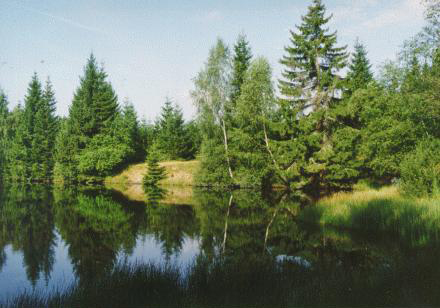
#> input picture data/pic.jpg, 440 x 308 px, given in place of Demoiselle_Crane.jpg, which was not available
$ python real_input_testing.py
#> lines starting #> are read from the running program, lines starting #| are printed output that depends on the picture; pictures that were not available may be replaced by others from this repository, and a replacement may not be noted
### flyConvol.py
import math
import numpy
import numpy as np


class PhotoreceptorImageConverter:
    def __init__(self, kernel: np.array, pic_shape: (int, int), photoreceptor_num: int):
        # Assumption: kernel_size is an odd number
        self.kernel = kernel
        self.horizontal: int = numpy.sqrt((pic_shape[1] * photoreceptor_num) / pic_shape[0]).round().astype(int)
        if self.horizontal < 1:
            self.horizontal = 1
        self.vertical = round(photoreceptor_num / self.horizontal)
        self.h_stride = round(pic_shape[1] / self.horizontal)
        self.v_stride = round(pic_shape[0] / self.vertical)
        self.h_padding = math.ceil((self.kernel.shape[0] - self.h_stride) / 2)
        self.v_padding = math.ceil((self.kernel.shape[1] - self.v_stride) / 2)

    def apply(self, pic):
        if self.h_padding < 0 or self.v_padding < 0:
            padded_pic = self._slice_pic(pic)
        else:
            padded_pic = self._make_zero_padded_input(pic)
        output = np.zeros((self.vertical, self.horizontal))
        half_ker = (self.kernel.shape[0]-1)//2
        self._convolve(half_ker, output, padded_pic)
        return output

    # [9 lines left out: function _slice_pic, not called in this run]

    def _convolve(self, half_ker, output, padded_pic):
        for i in range(self.vertical):
            for j in range(self.horizontal):
                input_row = i * self.v_stride + half_ker
                input_column = j * self.h_stride + half_ker
                output[i, j] = self._overlay_kernel(half_ker, input_row, input_column, padded_pic)

    def _overlay_kernel(self, half_ker, i, j, padded_pic):
        ker = self._kernel_sized_portion(padded_pic, half_ker, i, j)
        ker = np.pad(ker, ((0, self.kernel.shape[0] - ker.shape[0]), (0, self.kernel.shape[1] - ker.shape[1])))
        return np.multiply(self.kernel, ker).sum() / (self.kernel.shape[0] ** 2)

    @staticmethod
    def _kernel_sized_portion(pic, half_ker_size, center_row, center_col):
        return pic[center_row - half_ker_size:center_row + half_ker_size + 1,
                   center_col - half_ker_size:center_col + half_ker_size + 1]

    def _make_zero_padded_input(self, pic: np.array) -> np.array:
        padded_pic = np.zeros((pic.shape[0] + 2 * self.v_padding, pic.shape[1] + 2 * self.h_padding))
        for i in range(self.v_padding, padded_pic.shape[0] - self.v_padding):
            for j in range(self.h_padding, padded_pic.shape[1] - self.h_padding):
                padded_pic[i, j] = pic[i - self.v_padding, j - self.h_padding]
        return padded_pic

    def receive(self, movie: np.array) -> np.array:
        return np.array([self.apply(frame) for frame in movie])

    # [7 lines left out: function stream, not called in this run]

### auxFunctions.py
import numpy as np
from matplotlib import pyplot as plt

WHITE_LEVEL = 255


def greyscale_plot(image):
    plt.imshow(image / WHITE_LEVEL, cmap='gray')
    plt.show()


def make_gaussian_kernel(size: int, sigma: float = 1) -> np.array:
    coefficient = 1/((2 * np.pi) * (sigma ** 2))
    x, y = np.meshgrid(np.linspace(-1, 1, size), np.linspace(-1, 1, size))
    d = np.sqrt(x * x + y * y)
    gaus = np.exp(-((d - 0) ** 2 / (2.0 * sigma ** 2)))
    return gaus / gaus.sum()

### real_input_testing.py
import cv2
import scipy.signal

import auxFunctions as aux
from flyConvol import PhotoreceptorImageConverter

if __name__ == '__main__':
    # name = "Elior"
    # print(f"Hi {name}!!! :-)")
    ker = aux.make_gaussian_kernel(9, .5)
    # aux.greyscale_plot(ker)

    img = cv2.imread('data/Demoiselle_Crane.jpg', cv2.IMREAD_GRAYSCALE)
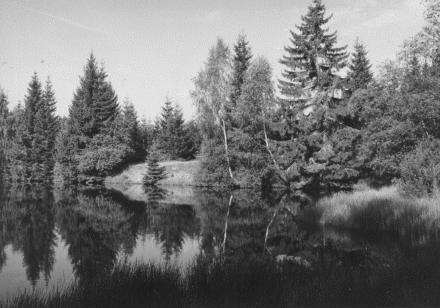
#> img: shape (308, 440); min 20, max 247, mean 114.9

    # aux.greyscale_plot(img)
    print(img.shape)
#| (308, 440)

    pr = PhotoreceptorImageConverter(ker, img.shape, 6000)
    res = pr.apply(img)
#> after the loop in _make_zero_padded_input, `for i in range(self.v_padding, padded_pic.shape[0] - self.v_padding):`:
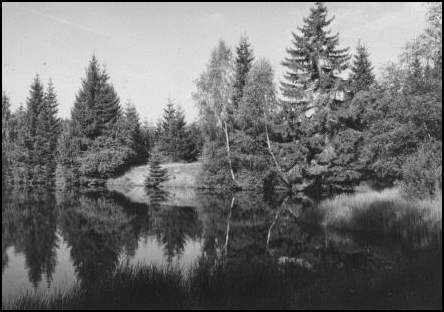
#> padded_pic: shape (312, 444) float64; min 0, max 247, mean 112.4
#> after the loop in _convolve, `for i in range(self.vertical):`:
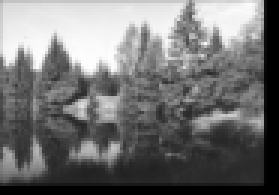
#> output: shape (65, 93) float64 (shown 3 times larger); min 0, max 2.81, mean 1.27; drawn with min black and max white
    aux.greyscale_plot(res)
#> in greyscale_plot, `plt.show()`:
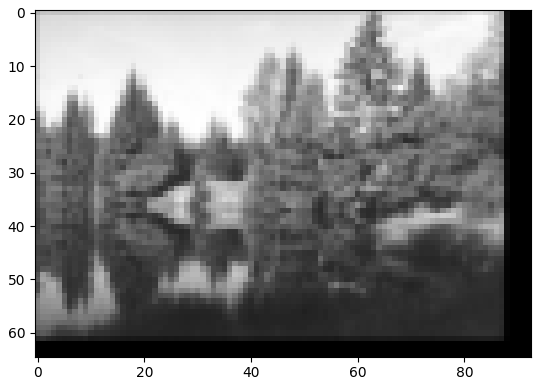
#> figure drawn by matplotlib, 1 panel
